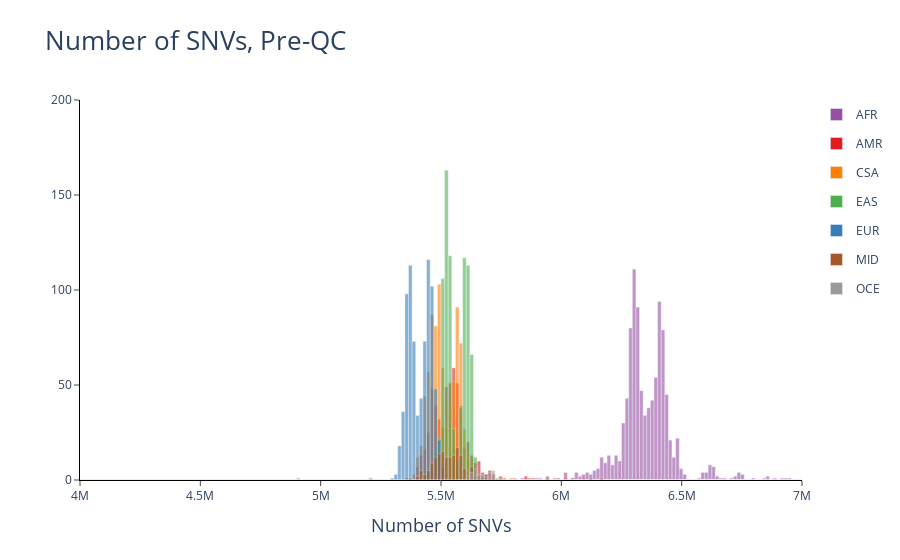
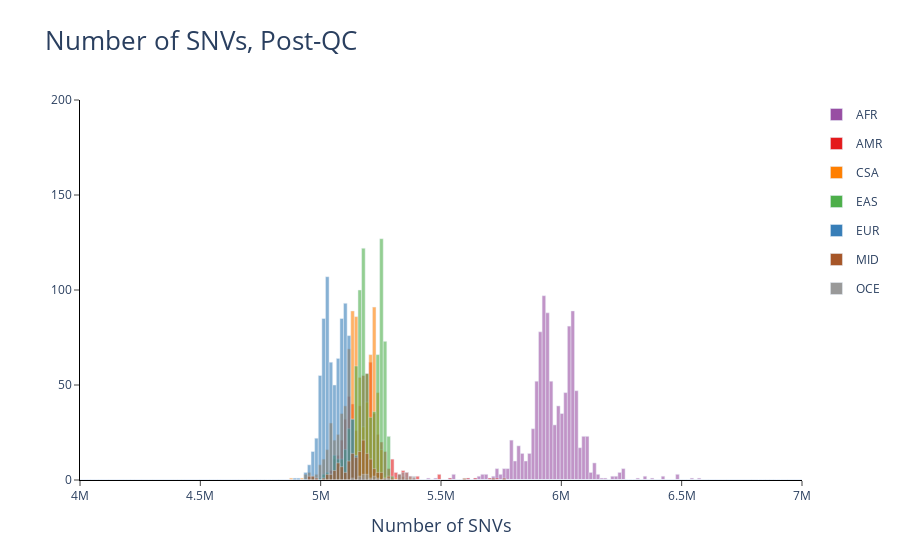

Notebook code cell kept with these figures, in order:
### Markdown cell above
## 4.a. Number of SNVs

Histogram of number of SNVs for each individual within each genetic region

[Back to Index](#Index)

### Code cell
# Pre-QC
pre_snvs = plot_snvs(pre_qc_cols)
pre_snvs = pre_snvs + ggtitle("Number of SNVs, Pre-QC")
pre_snvs.show()

# Post-QC
post_snvs = plot_snvs(post_qc_cols)
post_snvs = post_snvs + ggtitle("Number of SNVs, Post-QC")
post_snvs.show()

### Figure 1 — Plotly figure (JSON) as saved in the notebook; plotly's stock layout.template omitted (floating-point values rounded to 4 significant figures; data arrays with more than 128 entries replaced by an {"elided": "..."} marker saying what was removed)
{"data": [{"customdata": {"elided": "200x2 int values"}, "hovertemplate": "Range: [%{customdata[0]:.3f}-%{customdata[1]:.3f})<br>Count: %{y}<br><extra></extra>", "legendgroup": "AFR", "marker": {"color": "#984EA3", "opacity": 0.6}, "name": "AFR", "showlegend": true, "type": "bar", "width": 15000, "x": {"elided": "200 int values"}, "xaxis": "x", "y": {"elided": "200 int values"}, "yaxis": "y"}, {"customdata": {"elided": "200x2 int values"}, "hovertemplate": "Range: [%{customdata[0]:.3f}-%{customdata[1]:.3f})<br>Count: %{y}<br><extra></extra>", "legendgroup": "AMR", "marker": {"color": "#E41A1C", "opacity": 0.6}, "name": "AMR", "showlegend": true, "type": "bar", "width": 15000, "x": {"elided": "200 int values"}, "xaxis": "x", "y": {"elided": "200 int values"}, "yaxis": "y"}, {"customdata": {"elided": "200x2 int values"}, "hovertemplate": "Range: [%{customdata[0]:.3f}-%{customdata[1]:.3f})<br>Count: %{y}<br><extra></extra>", "legendgroup": "CSA", "marker": {"color": "#FF7F00", "opacity": 0.6}, "name": "CSA", "showlegend": true, "type": "bar", "width": 15000, "x": {"elided": "200 int values"}, "xaxis": "x", "y": {"elided": "200 int values"}, "yaxis": "y"}, {"customdata": {"elided": "200x2 int values"}, "hovertemplate": "Range: [%{customdata[0]:.3f}-%{customdata[1]:.3f})<br>Count: %{y}<br><extra></extra>", "legendgroup": "EAS", "marker": {"color": "#4DAF4A", "opacity": 0.6}, "name": "EAS", "showlegend": true, "type": "bar", "width": 15000, "x": {"elided": "200 int values"}, "xaxis": "x", "y": {"elided": "200 int values"}, "yaxis": "y"}, {"customdata": {"elided": "200x2 int values"}, "hovertemplate": "Range: [%{customdata[0]:.3f}-%{customdata[1]:.3f})<br>Count: %{y}<br><extra></extra>", "legendgroup": "EUR", "marker": {"color": "#377EB8", "opacity": 0.6}, "name": "EUR", "showlegend": true, "type": "bar", "width": 15000, "x": {"elided": "200 int values"}, "xaxis": "x", "y": {"elided": "200 int values"}, "yaxis": "y"}, {"customdata": {"elided": "200x2 int values"}, "hovertemplate": "Range: [%{customdata[0]:.3f}-%{customdata[1]:.3f})<br>Count: %{y}<br><extra></extra>", "legendgroup": "MID", "marker": {"color": "#A65628", "opacity": 0.6}, "name": "MID", "showlegend": true, "type": "bar", "width": 15000, "x": {"elided": "200 int values"}, "xaxis": "x", "y": {"elided": "200 int values"}, "yaxis": "y"}, {"customdata": {"elided": "200x2 int values"}, "hovertemplate": "Range: [%{customdata[0]:.3f}-%{customdata[1]:.3f})<br>Count: %{y}<br><extra></extra>", "legendgroup": "OCE", "marker": {"color": "#999999", "opacity": 0.6}, "name": "OCE", "showlegend": true, "type": "bar", "width": 15000, "x": {"elided": "200 int values"}, "xaxis": "x", "y": {"elided": "200 int values"}, "yaxis": "y"}], "layout": {"barmode": "overlay", "font": {"family": "Arial, \"Open Sans\", verdana, sans-serif"}, "plot_bgcolor": "white", "title": {"font": {"size": 26}, "text": "Number of SNVs, Pre-QC"}, "xaxis": {"anchor": "y", "domain": [0, 1], "linecolor": "black", "showticklabels": true, "ticks": "outside", "title": {"font": {"size": 18}, "text": "Number of SNVs"}}, "xaxis2": {"linecolor": "black", "showticklabels": true}, "yaxis": {"anchor": "x", "domain": [0, 1], "linecolor": "black", "range": [0, 200], "showticklabels": true, "ticks": "outside", "title": {"font": {"size": 18}}}, "yaxis2": {"linecolor": "black", "showticklabels": true}}}

### Figure 2 — Plotly figure (JSON) as saved in the notebook; plotly's stock layout.template omitted (floating-point values rounded to 4 significant figures; data arrays with more than 128 entries replaced by an {"elided": "..."} marker saying what was removed)
{"data": [{"customdata": {"elided": "200x2 int values"}, "hovertemplate": "Range: [%{customdata[0]:.3f}-%{customdata[1]:.3f})<br>Count: %{y}<br><extra></extra>", "legendgroup": "AFR", "marker": {"color": "#984EA3", "opacity": 0.6}, "name": "AFR", "showlegend": true, "type": "bar", "width": 15000, "x": {"elided": "200 int values"}, "xaxis": "x", "y": {"elided": "200 int values"}, "yaxis": "y"}, {"customdata": {"elided": "200x2 int values"}, "hovertemplate": "Range: [%{customdata[0]:.3f}-%{customdata[1]:.3f})<br>Count: %{y}<br><extra></extra>", "legendgroup": "AMR", "marker": {"color": "#E41A1C", "opacity": 0.6}, "name": "AMR", "showlegend": true, "type": "bar", "width": 15000, "x": {"elided": "200 int values"}, "xaxis": "x", "y": {"elided": "200 int values"}, "yaxis": "y"}, {"customdata": {"elided": "200x2 int values"}, "hovertemplate": "Range: [%{customdata[0]:.3f}-%{customdata[1]:.3f})<br>Count: %{y}<br><extra></extra>", "legendgroup": "CSA", "marker": {"color": "#FF7F00", "opacity": 0.6}, "name": "CSA", "showlegend": true, "type": "bar", "width": 15000, "x": {"elided": "200 int values"}, "xaxis": "x", "y": {"elided": "200 int values"}, "yaxis": "y"}, {"customdata": {"elided": "200x2 int values"}, "hovertemplate": "Range: [%{customdata[0]:.3f}-%{customdata[1]:.3f})<br>Count: %{y}<br><extra></extra>", "legendgroup": "EAS", "marker": {"color": "#4DAF4A", "opacity": 0.6}, "name": "EAS", "showlegend": true, "type": "bar", "width": 15000, "x": {"elided": "200 int values"}, "xaxis": "x", "y": {"elided": "200 int values"}, "yaxis": "y"}, {"customdata": {"elided": "200x2 int values"}, "hovertemplate": "Range: [%{customdata[0]:.3f}-%{customdata[1]:.3f})<br>Count: %{y}<br><extra></extra>", "legendgroup": "EUR", "marker": {"color": "#377EB8", "opacity": 0.6}, "name": "EUR", "showlegend": true, "type": "bar", "width": 15000, "x": {"elided": "200 int values"}, "xaxis": "x", "y": {"elided": "200 int values"}, "yaxis": "y"}, {"customdata": {"elided": "200x2 int values"}, "hovertemplate": "Range: [%{customdata[0]:.3f}-%{customdata[1]:.3f})<br>Count: %{y}<br><extra></extra>", "legendgroup": "MID", "marker": {"color": "#A65628", "opacity": 0.6}, "name": "MID", "showlegend": true, "type": "bar", "width": 15000, "x": {"elided": "200 int values"}, "xaxis": "x", "y": {"elided": "200 int values"}, "yaxis": "y"}, {"customdata": {"elided": "200x2 int values"}, "hovertemplate": "Range: [%{customdata[0]:.3f}-%{customdata[1]:.3f})<br>Count: %{y}<br><extra></extra>", "legendgroup": "OCE", "marker": {"color": "#999999", "opacity": 0.6}, "name": "OCE", "showlegend": true, "type": "bar", "width": 15000, "x": {"elided": "200 int values"}, "xaxis": "x", "y": {"elided": "200 int values"}, "yaxis": "y"}], "layout": {"barmode": "overlay", "font": {"family": "Arial, \"Open Sans\", verdana, sans-serif"}, "plot_bgcolor": "white", "title": {"font": {"size": 26}, "text": "Number of SNVs, Post-QC"}, "xaxis": {"anchor": "y", "domain": [0, 1], "linecolor": "black", "showticklabels": true, "ticks": "outside", "title": {"font": {"size": 18}, "text": "Number of SNVs"}}, "xaxis2": {"linecolor": "black", "showticklabels": true}, "yaxis": {"anchor": "x", "domain": [0, 1], "linecolor": "black", "range": [0, 200], "showticklabels": true, "ticks": "outside", "title": {"font": {"size": 18}}}, "yaxis2": {"linecolor": "black", "showticklabels": true}}}
